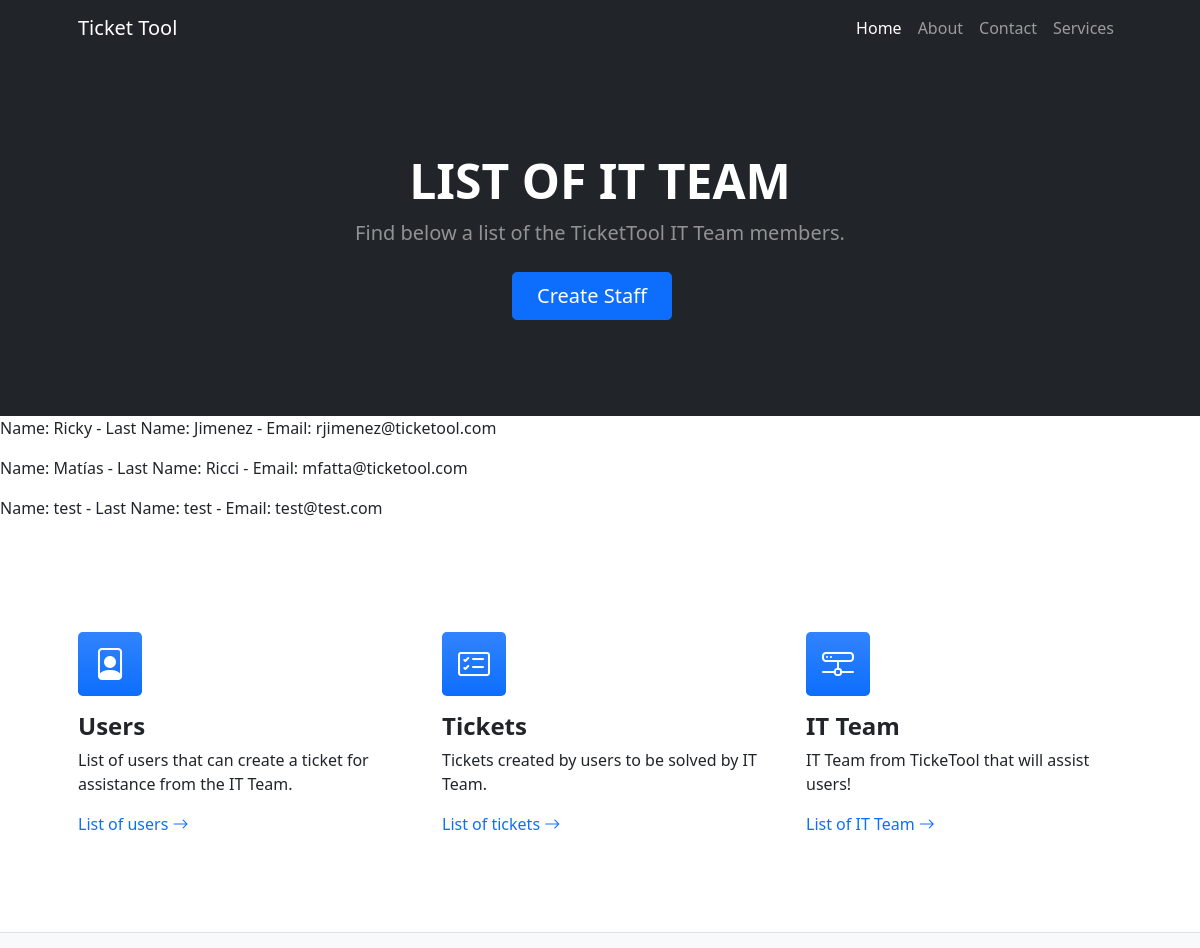
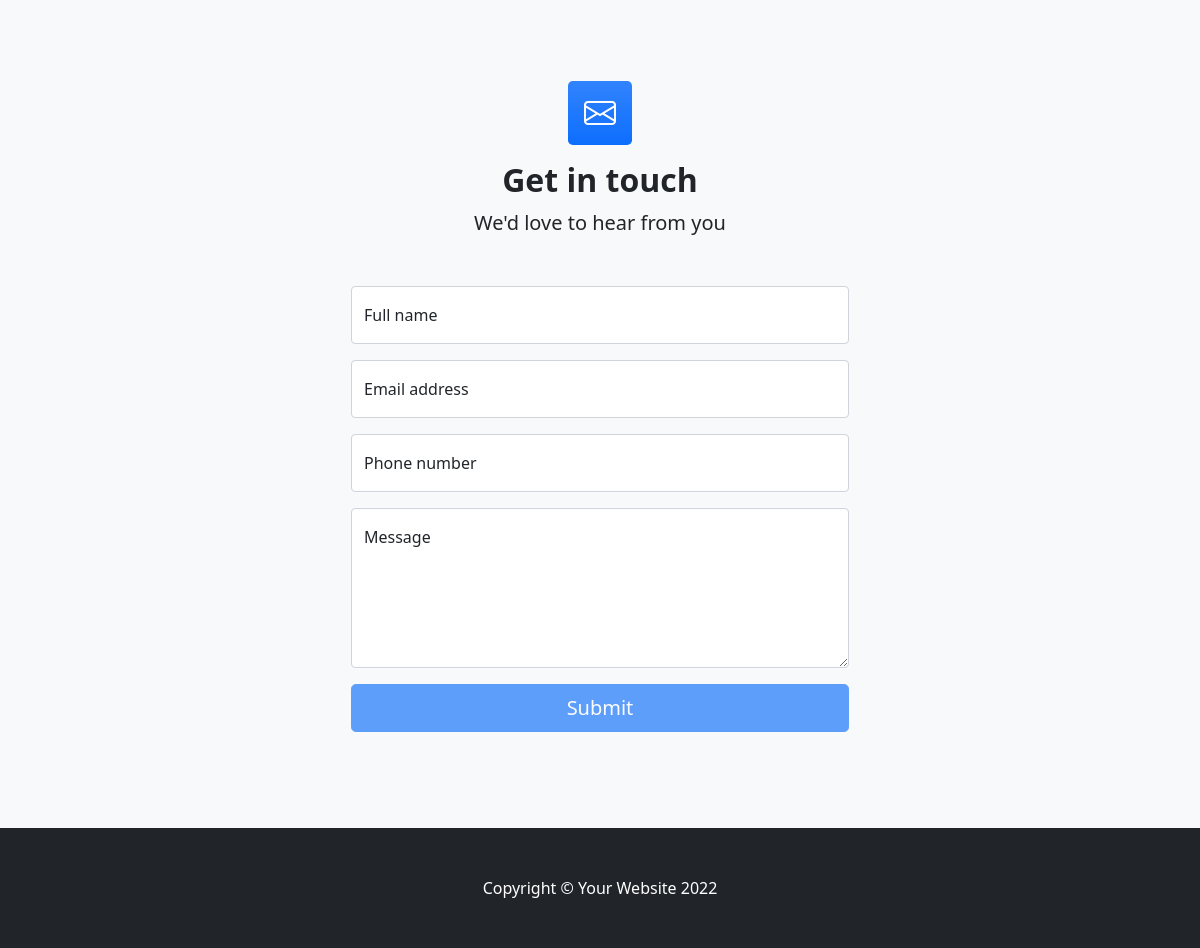
The page /ticket/staff/ on the database its author committed (2 pictures, top to bottom).
### appticket/models.py (models this page shows, shortened)
class Staff(models.Model): #Personal de IT que va a resolver los tickets.
    name=models.CharField(max_length=150)
    lastname=models.CharField(max_length=150)
    email=models.EmailField()
    jobtitle=models.CharField(max_length=150) #Ver si puede haber un dropdown

### appticket/views.py (the view)
# urls.py: path("staff/", staff, name="staff"),
def staff(request):
    staff=Staff.objects.all()
    context={"staff":staff}
    return render(request, "appticket/staff.html", context)

### appticket/templates/appticket/staff.html
{% extends 'appticket/base.html' %}
{% block title %} LIST OF IT TEAM {% endblock %}
{% block subtitle %} Find below a list of the TicketTool IT Team members. {% endblock %}
{% block button %}
<a class="btn btn-primary btn-lg px-4 me-sm-3" href="{% url 'createstaff'%}"> Create Staff </a>
{% endblock %}
{% block lists %}
{% for member in staff %}
    <p> Name: {{member.name}} - Last Name: {{member.lastname}} - Email: {{member.email}}</p>
{% endfor %}
{% endblock %}

### rows shown on the page
Staff: name "Ricky", lastname "Jimenez", email "rjimenez@ticketool.com"
Staff: name "Matías", lastname "Ricci", email "mfatta@ticketool.com"
Staff: name "test", lastname "test", email "test@test.com"
